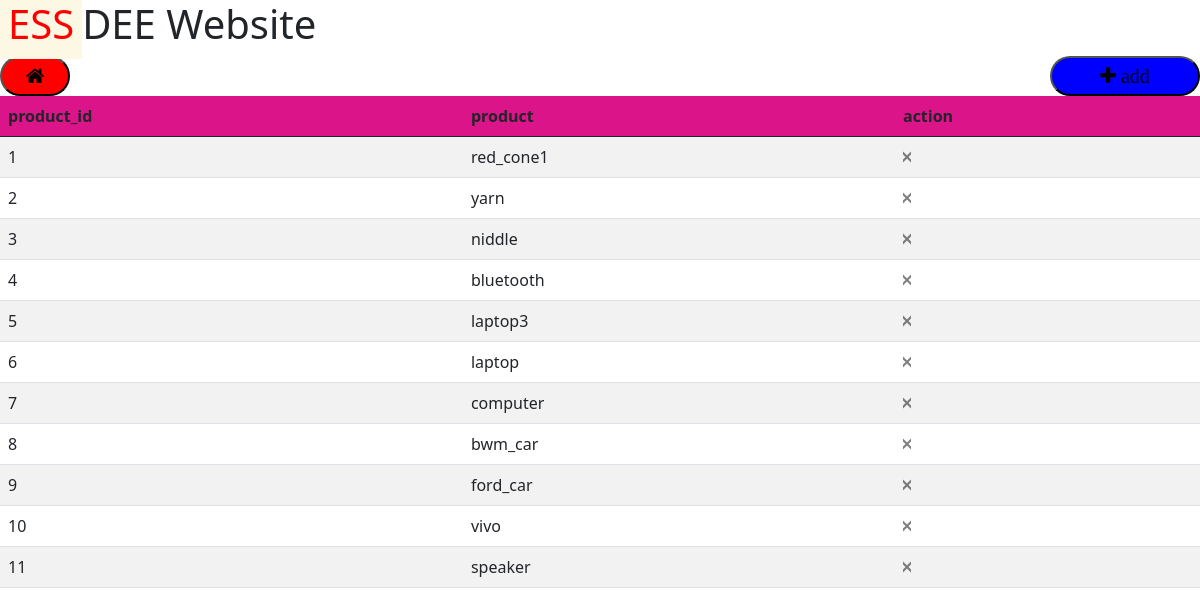
/product, run on an earlier commit of the app's database.
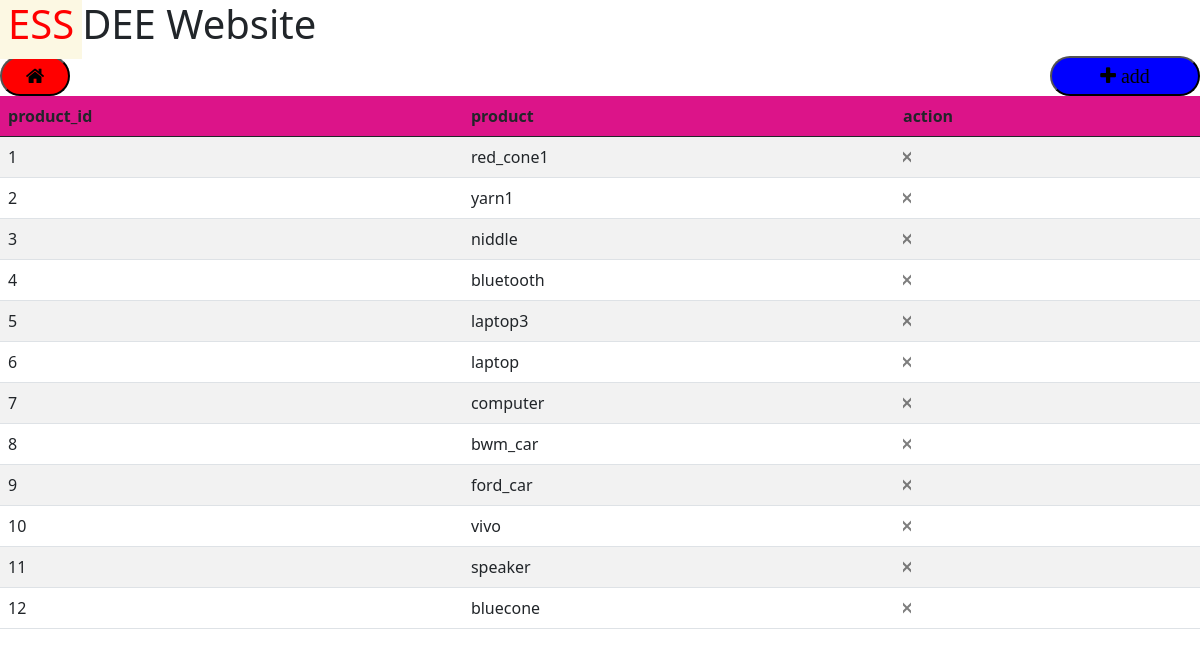
And on a later commit of the database.
### tables this page shows
CREATE TABLE product(product_id INTEGER PRIMARY KEY AUTOINCREMENT,product text NOT NULL);

### f1.py (the view)
@app.route('/product')
def product():
    con = sqlite3.connect('main.db')
    cur = con.cursor()
    tbl="select * from product"
    cur.execute(tbl)
    x1 =cur.fetchall()
    con.commit()
    con.close()
    return render_template('product.html',x1=x1)

### templates/product.html (shortened to what this page needs)
<!DOCTYPE html>
<html>
    <head>
      <link rel="stylesheet" href="https://cdnjs.cloudflare.com/ajax/libs/font-awesome/4.7.0/css/font-awesome.min.css">
        <link rel="stylesheet" href="{{ url_for('static', filename='css/main.css') }}">
        <link href="https://cdn.jsdelivr.net/npm/bootstrap@5.0.1/dist/css/bootstrap.min.css" rel="stylesheet">
    </head>
<body>
<h1><mark class="markline">ESS</mark>DEE Website</h1>
<form action="/" method='post'>
  <button type="submit" class="fa fa-home" style="font-size:20px;background-color:red;border-radius: 30px;width: 70px; height: 40px;float: left;"></button>
  </form>
{% block content %}
  <table id="data" class="table table-striped">
    <thead>
      <tr>
        <th>product_id</th>
        <th>product</th>
        <th>action</th>
      </tr>
    </thead>
    <tbody>
      {% for u1 in x1 %}
        <tr>
          <td>{{u1[0]}}</td>
          <td>{{u1[1]}}</td>
        <td>
            <a href="/viewdata" class="btn-close"aria-label="Close"></a>
          </td>
        </tr>
      {% endfor %}
    </tbody>
        <button type="submit" class="fa fa-plus"style="font-size:20px;background-color:blue;border-radius: 30px;width: 150px; height: 40px;float: right;" id="show" > add </button>
  </table>
{% endblock %}
</body>
</html>

What changed in the data, as far as the page shows it:
changed product id 2: product "yarn" → "yarn1"
added product: product_id "12", product "bluecone"
